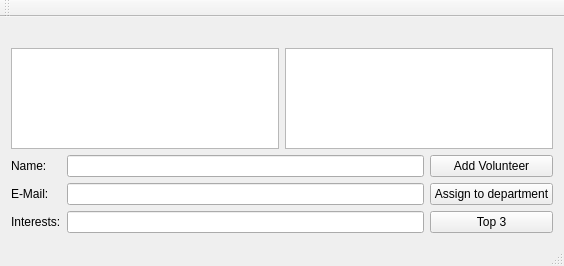
<?xml version="1.0" encoding="UTF-8"?>
<ui version="4.0">
 <class>DepartmentWindowClass</class>
 <widget class="QMainWindow" name="DepartmentWindowClass">
  <property name="geometry">
   <rect>
    <x>0</x>
    <y>0</y>
    <width>564</width>
    <height>266</height>
   </rect>
  </property>
  <property name="windowTitle">
   <string>DepartmentWindow</string>
  </property>
  <widget class="QWidget" name="centralWidget">
   <layout class="QVBoxLayout" name="verticalLayout_3">
    <item>
     <layout class="QVBoxLayout" name="verticalLayout">
      <item>
       <widget class="QLabel" name="descriptionLabel">
        <property name="text">
         <string/>
        </property>
       </widget>
      </item>
      <item>
       <layout class="QHBoxLayout" name="horizontalLayout">
        <item>
         <widget class="QListWidget" name="volunteersListWidget"/>
        </item>
        <item>
         <widget class="QListWidget" name="unassignedListWidget"/>
        </item>
       </layout>
      </item>
     </layout>
    </item>
    <item>
     <layout class="QHBoxLayout" name="horizontalLayout_2">
      <item>
       <layout class="QFormLayout" name="formLayout">
        <item row="0" column="0">
         <widget class="QLabel" name="label">
          <property name="text">
           <string>Name:</string>
          </property>
         </widget>
        </item>
        <item row="0" column="1">
         <widget class="QLineEdit" name="nameLineEdit"/>
        </item>
        <item row="1" column="0">
         <widget class="QLabel" name="label_2">
          <property name="text">
           <string>E-Mail:</string>
          </property>
         </widget>
        </item>
        <item row="1" column="1">
         <widget class="QLineEdit" name="emailLineEdit"/>
        </item>
        <item row="2" column="0">
         <widget class="QLabel" name="label_3">
          <property name="text">
           <string>Interests:</string>
          </property>
         </widget>
        </item>
        <item row="2" column="1">
         <widget class="QLineEdit" name="interestsLineEdit"/>
        </item>
       </layout>
      </item>
      <item>
       <layout class="QVBoxLayout" name="verticalLayout_2">
        <item>
         <widget class="QPushButton" name="pushButton">
          <property name="text">
           <string>Add Volunteer</string>
          </property>
         </widget>
        </item>
        <item>
         <widget class="QPushButton" name="pushButton_2">
          <property name="text">
           <string>Assign to department</string>
          </property>
         </widget>
        </item>
        <item>
         <widget class="QPushButton" name="pushButton_3">
          <property name="text">
           <string>Top 3</string>
          </property>
         </widget>
        </item>
       </layout>
      </item>
     </layout>
    </item>
   </layout>
  </widget>
  <widget class="QMenuBar" name="menuBar">
   <property name="geometry">
    <rect>
     <x>0</x>
     <y>0</y>
     <width>564</width>
     <height>22</height>
    </rect>
   </property>
  </widget>
  <widget class="QToolBar" name="mainToolBar">
   <attribute name="toolBarArea">
    <enum>TopToolBarArea</enum>
   </attribute>
   <attribute name="toolBarBreak">
    <bool>false</bool>
   </attribute>
  </widget>
  <widget class="QStatusBar" name="statusBar"/>
 </widget>
 <layoutdefault spacing="6" margin="11"/>
 <resources/>
 <connections>
  <connection>
   <sender>pushButton</sender>
   <signal>clicked()</signal>
   <receiver>DepartmentWindowClass</receiver>
   <slot>addVolunteer()</slot>
   <hints>
    <hint type="sourcelabel">
     <x>552</x>
     <y>173</y>
    </hint>
    <hint type="destinationlabel">
     <x>513</x>
     <y>404</y>
    </hint>
   </hints>
  </connection>
  <connection>
   <sender>pushButton_2</sender>
   <signal>clicked()</signal>
   <receiver>DepartmentWindowClass</receiver>
   <slot>assignVolunteer()</slot>
   <hints>
    <hint type="sourcelabel">
     <x>552</x>
     <y>203</y>
    </hint>
    <hint type="destinationlabel">
     <x>427</x>
     <y>413</y>
    </hint>
   </hints>
  </connection>
  <connection>
   <sender>pushButton_3</sender>
   <signal>clicked()</signal>
   <receiver>DepartmentWindowClass</receiver>
   <slot>top3()</slot>
   <hints>
    <hint type="sourcelabel">
     <x>448</x>
     <y>223</y>
    </hint>
    <hint type="destinationlabel">
     <x>457</x>
     <y>238</y>
    </hint>
   </hints>
  </connection>
 </connections>
 <slots>
  <slot>addVolunteer()</slot>
  <slot>assignVolunteer()</slot>
  <slot>top3()</slot>
 </slots>
</ui>
